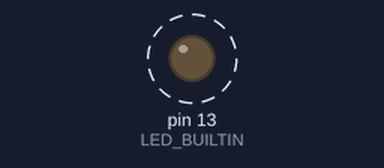
A sketch run on a simulated Arduino Uno, built with avr-gcc and run on an emulated ATmega328P. Shown: output pins drawn as LEDs (lit = HIGH). Dashed ring = blinking.

Above: at 0.2 s.
Timing chart, 0 to 3.0 s (numbered marks = the images above):
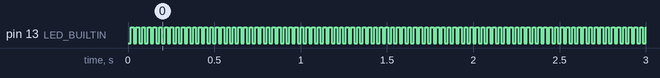

Measured:
- by itself, pin 13 (LED_BUILTIN): alternates HIGH for 0.02 s and LOW for 0.02 s
- by itself, everything shown: repeats every 2.7 s, in 6 steps

The sketch:

blink_8bit_timer.ino
```cpp
volatile bool state = false; // состояние светодиода

void setup() {
  cli(); // запрещаем глобальные прерывания для настройки таймера
  TCCR2A = 0;
  TCCR2B = 0;

  // предделитель 1024 (максимальный для 8‑битного таймера): CS22=1, CS21=1, CS20=1
  // период переполнения: 256 * 1024 / 16_000_000 ≈ 16.384 мс
  TCCR2B = TCCR2B | ((1 << CS22) | (1 << CS21) | (1 << CS20));

  // разрешаем прерывание по переполнению таймера 2
  TIMSK2 = TIMSK2 | (1 << TOIE2);

  pinMode(LED_BUILTIN, OUTPUT); // светодиод как выход
  sei(); // разрешаем глобальные прерывания
}

ISR(TIMER2_OVF_vect) { // обработчик прерывания по переполнению Timer2
  state = !state;
}

void loop() {
    digitalWrite(LED_BUILTIN, state);
}
```
